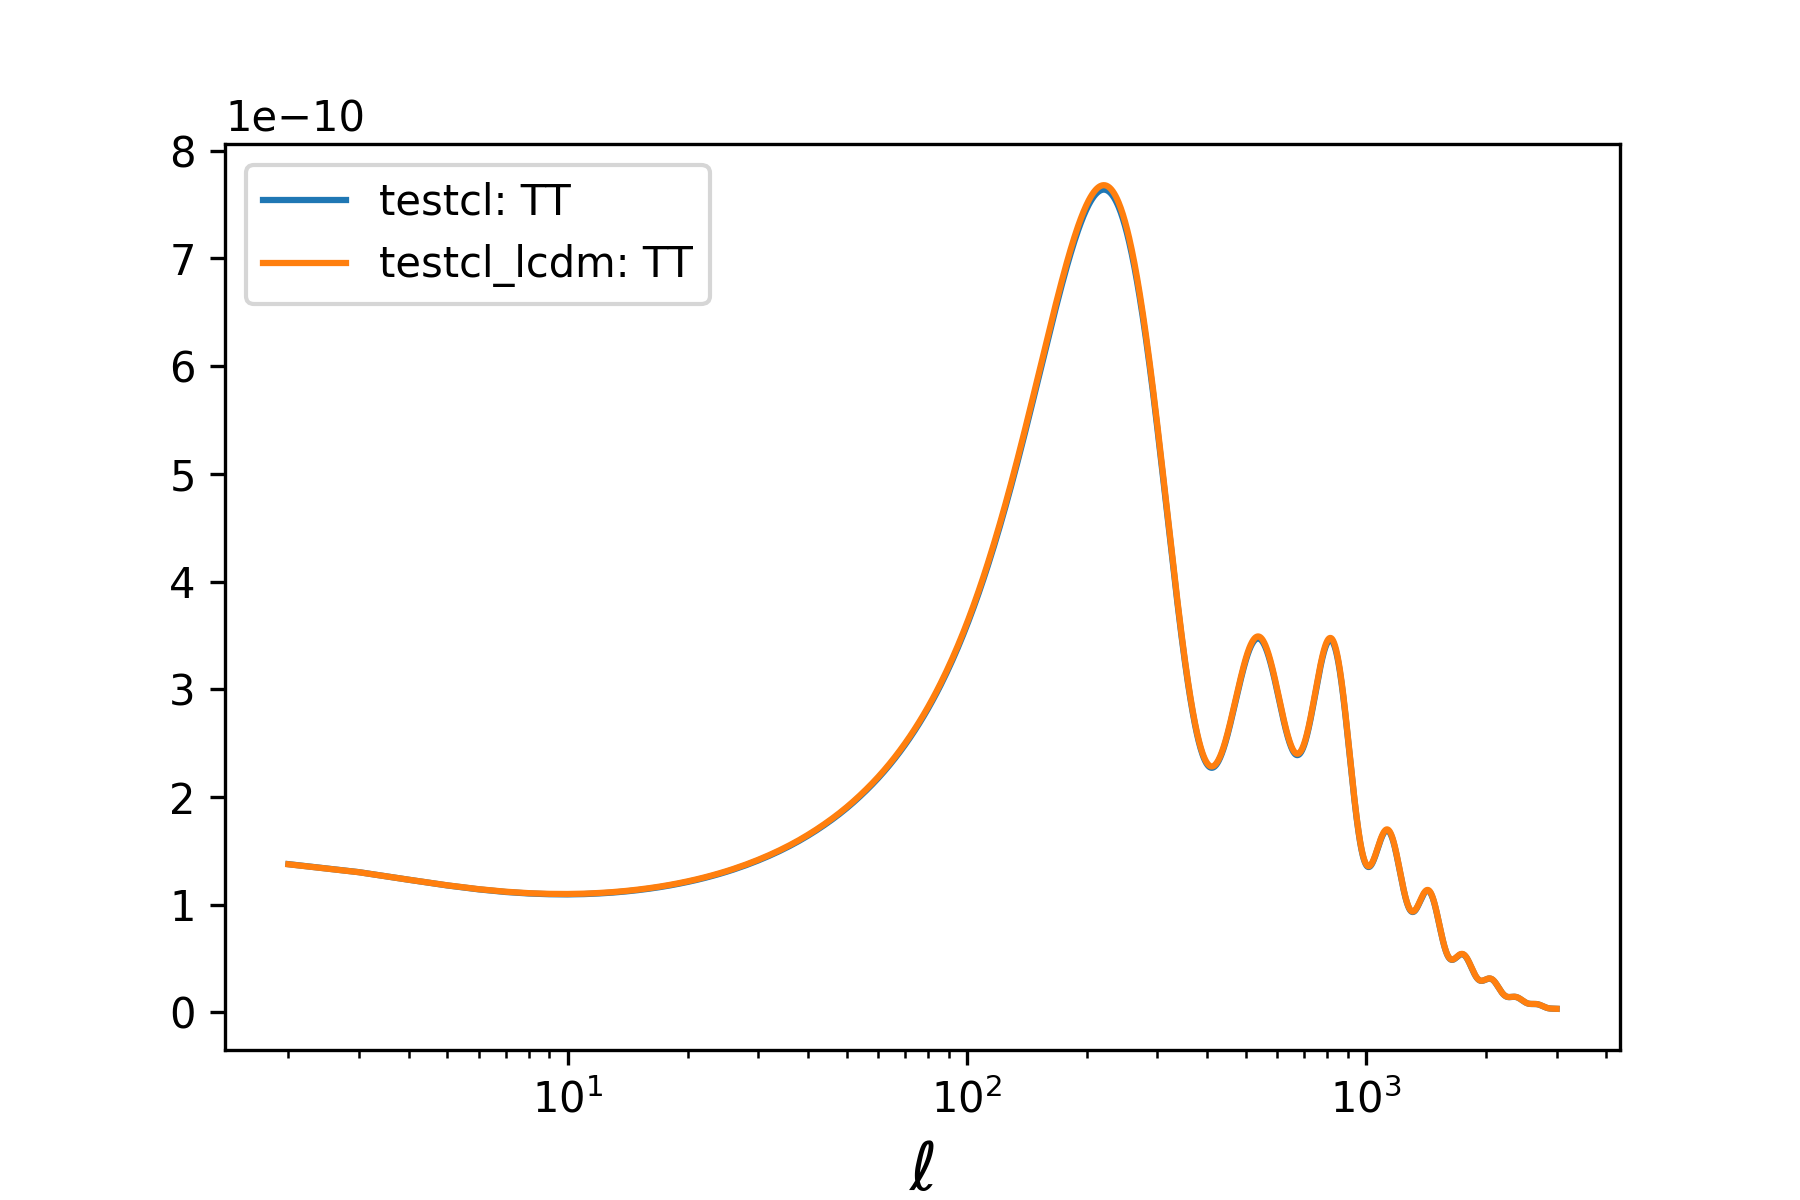

Source code (Python):
#%%
import matplotlib.pyplot as plt
import numpy as np
import itertools

files = ['/rwthfs/rz/cluster/home/la171705/GW_BG/Multi_CLASS/output/testcl.dat', '/rwthfs/rz/cluster/home/la171705/GW_BG/Multi_CLASS/output/testcl_lcdm.dat']
data = []
for data_file in files:
    data.append(np.loadtxt(data_file))
roots = ['testcl', 'testcl_lcdm']

fig, ax = plt.subplots()

index, curve = 0, data[0]
y_axis = [u'TT']
tex_names = ['TT']
x_axis = 'l'
ylim = []
xlim = []
ax.semilogx(curve[:, 0], curve[:, 1])

index, curve = 1, data[1]
y_axis = [u'TT']
tex_names = ['TT']
x_axis = 'l'
ylim = []
xlim = []
ax.semilogx(curve[:, 0], curve[:, 1])

ax.legend([root+': '+elem for (root, elem) in
    itertools.product(roots, y_axis)], loc='best')

ax.set_xlabel('$\ell$', fontsize=16)
# plt.savefig('testcl.png', dpi=300)
plt.show()
# %%
